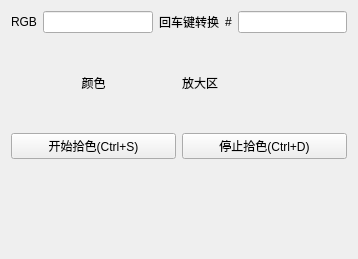
<?xml version="1.0" encoding="UTF-8"?>
<ui version="4.0">
 <class>ColorToolWidget</class>
 <widget class="QWidget" name="ColorToolWidget">
  <property name="geometry">
   <rect>
    <x>0</x>
    <y>0</y>
    <width>358</width>
    <height>259</height>
   </rect>
  </property>
  <property name="windowTitle">
   <string>ColorToolWidget</string>
  </property>
  <layout class="QVBoxLayout" name="verticalLayout">
   <property name="bottomMargin">
    <number>100</number>
   </property>
   <item>
    <layout class="QHBoxLayout" name="horizontalLayout">
     <item>
      <widget class="QLabel" name="label">
       <property name="text">
        <string>RGB</string>
       </property>
      </widget>
     </item>
     <item>
      <widget class="QLineEdit" name="leRgb"/>
     </item>
     <item>
      <widget class="QLabel" name="label_3">
       <property name="text">
        <string>回车键转换</string>
       </property>
      </widget>
     </item>
     <item>
      <widget class="QLabel" name="label_2">
       <property name="text">
        <string>#</string>
       </property>
      </widget>
     </item>
     <item>
      <widget class="QLineEdit" name="leHex"/>
     </item>
    </layout>
   </item>
   <item>
    <layout class="QHBoxLayout" name="horizontalLayout_3">
     <item>
      <widget class="QLabel" name="laColor">
       <property name="text">
        <string>颜色</string>
       </property>
       <property name="alignment">
        <set>Qt::AlignCenter</set>
       </property>
      </widget>
     </item>
     <item>
      <widget class="QLabel" name="magnifyLabel">
       <property name="text">
        <string>放大区</string>
       </property>
      </widget>
     </item>
    </layout>
   </item>
   <item>
    <layout class="QHBoxLayout" name="horizontalLayout_2">
     <item>
      <widget class="QPushButton" name="pbPickColorStart">
       <property name="focusPolicy">
        <enum>Qt::NoFocus</enum>
       </property>
       <property name="text">
        <string>开始拾色(Ctrl+S)</string>
       </property>
      </widget>
     </item>
     <item>
      <widget class="QPushButton" name="pbPickColorStop">
       <property name="focusPolicy">
        <enum>Qt::NoFocus</enum>
       </property>
       <property name="text">
        <string>停止拾色(Ctrl+D)</string>
       </property>
      </widget>
     </item>
    </layout>
   </item>
  </layout>
 </widget>
 <layoutdefault spacing="6" margin="11"/>
 <resources/>
 <connections/>
</ui>
